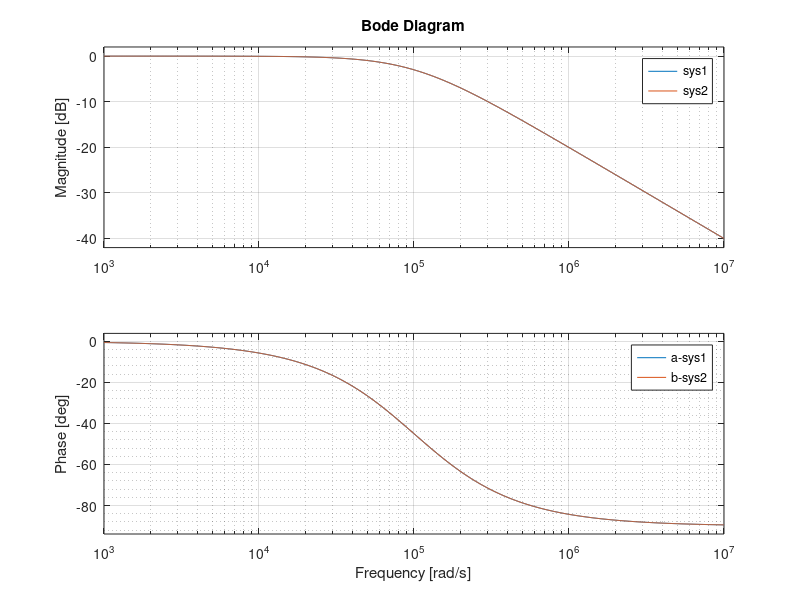
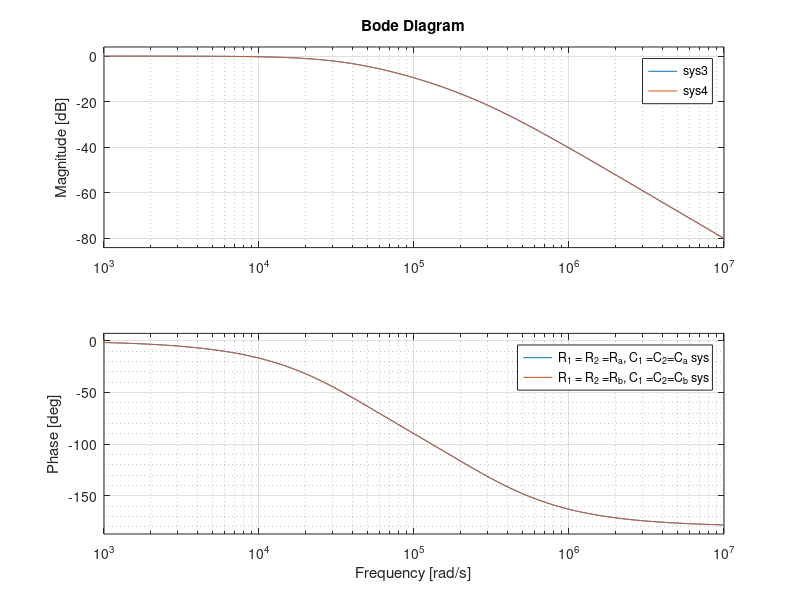
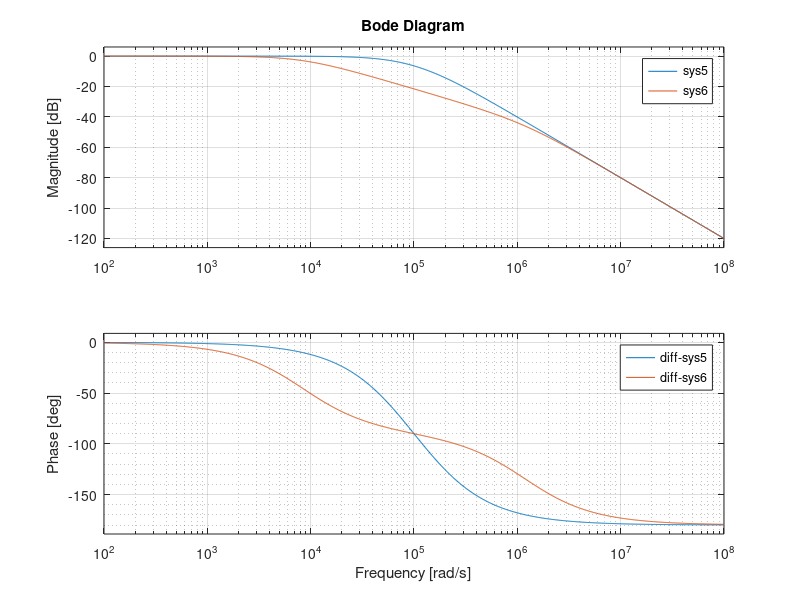

Reproduce these figures in MATLAB, in order.
R_a=1e3; C_a=0.01e-6;
R_b=10e3; C_b=0.001e-6;



% 1. Implement a single RC stage (compare two frequency response)
num=[1];
den1=[R_a*C_a,1];
den2=[R_b*C_b,1];

sys1=tf(num,den1);
sys2=tf(num,den2);

figure;
bode(sys1,sys2);
grid minor;
legend('a-sys1','b-sys2');




% 2. in a 2-stage RC ladder if R_1=R_2 and C_1=C_2 
R1=1e3; C1=0.01e-6;  % R_a=1e3; C_a=0.01e-6;
R2=10e3; C2=0.001e-6;  % R_b=10e3; C_b=0.001e-6;

num=[1];
den3=[R1*R1*C1*C1, 3*R1*C1, 1];
den4=[R2*R2*C2*C2, 3*R2*C2, 1];

sys3=tf(num,den3);
sys4=tf(num,den4);
figure;
bode(sys3,sys4);
legend('R_1 = R_2 =R_a, C_1 =C_2=C_a sys','R_1 = R_2 =R_b, C_1 =C_2=C_b sys' );
grid minor;


% 4. in a 2-stage RC ladder if R_1=R_2 and C_1=C_2 
% R1=1e3; C1=0.01e-6;  % R_a=1e3; C_a=0.01e-6;
% R2=10e3; C2=0.001e-6;  % R_b=10e3; C_b=0.001e-6;

num=[1];
den5=[R_a*R_b*C_a*C_b, (R_a*C_a+R_a*C_b+R_b*C_b), 1];

den6=[R_b*R_a*C_b*C_a, (R_b*C_b+R_b*C_a+R_a*C_a), 1];



sys5=tf(num,den5);
sys6=tf(num,den6);
figure;
bode(sys5,sys6);
legend('diff-sys5','diff-sys6' );
grid minor;



 
